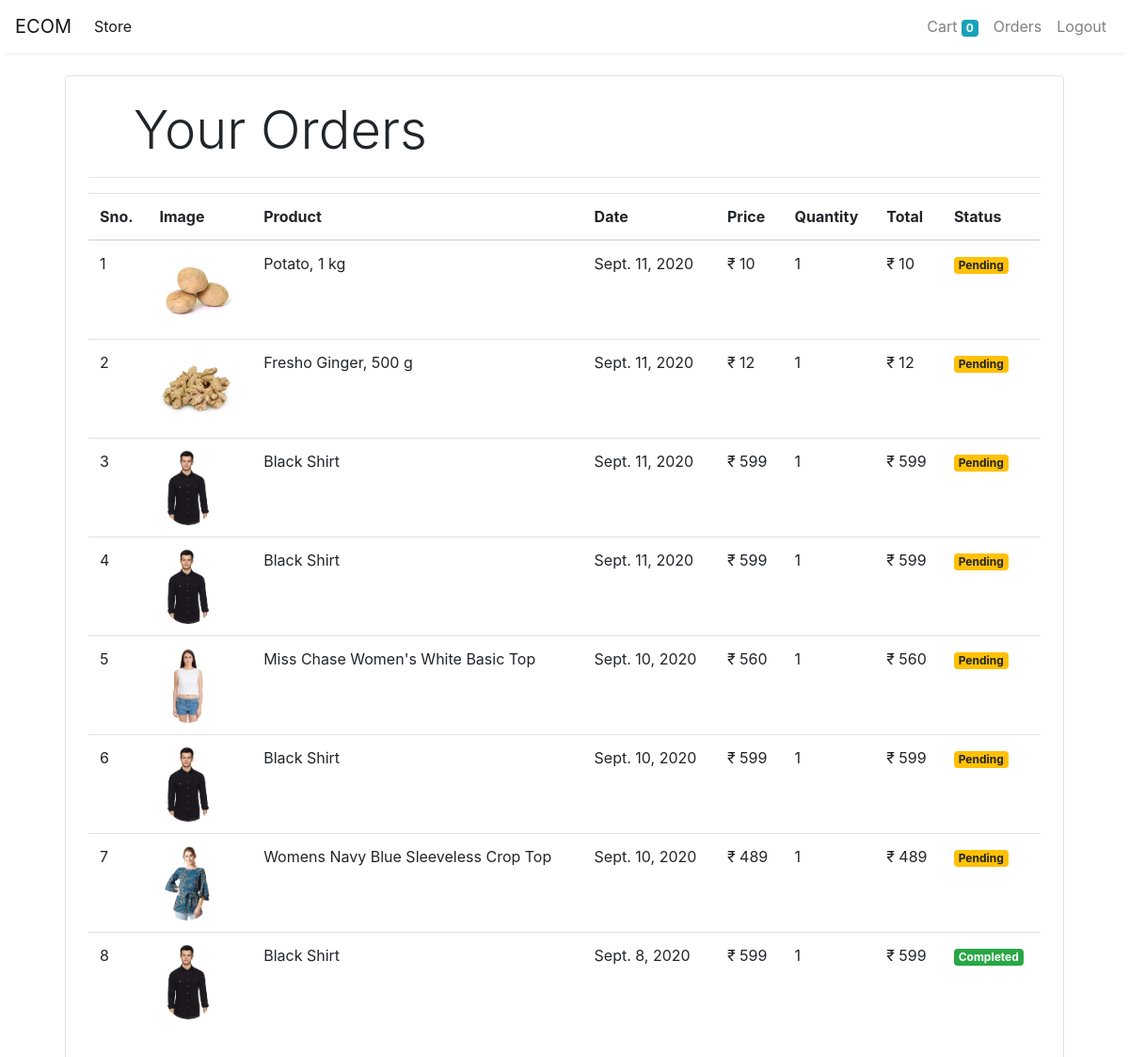
Page /orders/ (signed in) on the committed database.
### myshop/models/orders.py (models this page shows, shortened)
class Order(models.Model):
    product = models.ForeignKey(Product,
                                on_delete=models.CASCADE)
    customer = models.ForeignKey(Customer,
                                 on_delete=models.CASCADE)
    quantity = models.IntegerField(default=1)
    price = models.IntegerField()
    address = models.CharField(max_length=50, default='', blank=True)
    phone = models.CharField(max_length=50, default='', blank=True)
    date = models.DateField(default=datetime.datetime.today)
    status = models.BooleanField(default=False)
    @staticmethod
    def get_orders_by_customer(customer_id):
        return Order.objects.filter(customer=customer_id).order_by('-id')

### myshop/models/product.py (models this page shows, shortened)
class Product(models.Model):
    name = models.CharField(max_length=50)
    price = models.IntegerField(default=0)
    category = models.ForeignKey(Category, on_delete=models.CASCADE, default=1)
    seller = models.ForeignKey(Seller, on_delete=models.CASCADE, default=1)
    description = models.CharField(max_length=200, default='')
    image = models.ImageField(upload_to='uploads/products/')

### myshop/middlewares/auth.py (the view)
    def middleware(request):
        print(request.session.get('customer'))
        returnUrl = request.META['PATH_INFO']
        print(request.META['PATH_INFO'])
        if not request.session.get('customer'):
           return redirect(f'/customer_login?next={returnUrl}')
        response = get_response(request)
        return response

### myshop/templatetags/custom_filter.py (called while the page is built)
@register.filter(name='currency')
def currency(number):
    return "₹ "+ str(number)

@register.filter(name='multiply')
def multiply(number , number1):
    return number * number1

### myshop/views/orders.py (called while the page is built)
    def get(self, request):
        customer = request.session.get('customer')
        orders = Order.get_orders_by_customer(customer)
        return render(request, 'orders.html', {'orders': orders})

### myshop/templates/orders.html
{% extends 'base.html' %}
{% block content %}
{% load cart %}
{% load custom_filter %}
<div class="container">
   <div class="border rounded p-4 m-4">
        <p class="display-4 pl-4 ml-4">Your Orders</p>
        <hr>
        <table class="table">
            <thead>
                <tr>
                    <th>Sno.</th>
                    <th>Image</th>
                    <th>Product</th>
                    <th>Date</th>
                    <th>Price</th>
                    <th>Quantity</th>
                    <th>Total</th>
                    <th>Status</th>
                </tr>
            </thead>
            <tbody>
                {% for order in orders %}
                <tr>
                    <td>{{forloop.counter}}</td>
                    <td><img style="height: 80px;" class="rounded-circle" src="{{order.product.image.url}}" alt=""></td>
                    <td>{{order.product.name}}</td>
                    <td>{{order.date}}</td>
                    <td>{{order.price|currency}}</td>
                    <td>{{order.quantity}}</td>
                    <td>{{order.quantity|multiply:order.price|currency}}</td>
                    {% if order.status %}
                    <td><small class="badge badge-success">Completed</small></td>
                    {%else%}
                    <td><small class="badge badge-warning">Pending</small></td>
                    {% endif %}
                </tr>
                {% endfor %}
            </tbody>
        </table>
   </div>
</div>
{% endblock %}

### myshop/templates/base.html (shortened to what this page needs)
<!doctype html>
<html lang="en">
<head>
  <link rel="stylesheet" href="https://maxcdn.bootstrapcdn.com/bootstrap/4.0.0/css/bootstrap.min.css"
>
</head>
<body>
  <nav class="one-edge-shadow
  sticky-top navbar
  navbar-expand-lg
   navbar-light bg-white">
    <a class="navbar-brand" href="/">ECOM</a>
    <div class="collapse navbar-collapse" id="navbarSupportedContent">
      <ul class="navbar-nav mr-auto">
        <li class="nav-item active">
          <a class="nav-link" href="/">Store <span class="sr-only">(current)</span></a>
        </li>
      </ul>
      <ul class=" navbar-nav my-2 my-lg-0">
        <li class="nav-item ">
          <a class="nav-link" href="/cart">Cart
            <span class="badge badge-info">{{request.session.cart.keys|length}}</span>
            <span class="sr-only">(current)</span></a>
        </li>
        {% if request.session.customer %}
        <li class="nav-item ">
          <a class="nav-link" href="/orders">Orders<span class="sr-only">(current)</span></a>
        </li>
        <li class="nav-item ">
          <a class="nav-link" href="/logout">Logout<span class="sr-only">(current)</span></a>
        </li>
        {% endif %}
      </ul>
    </div>
  </nav>
  {% block content %}{% endblock %}
</body>
</html>

### myshop/templates/base.html (style rules this page uses)
nav { background-color: white; }
.one-edge-shadow { box-shadow: 0 8px 2px -5px rgb(246, 245, 245); }

### rows in the picture
Order: product.image (picture), product.name "Potato, 1 kg", date "Sept. 11, 2020", price "₹ 10", quantity "1", quantity|multiply "₹ 10", status "Pending"
Order: product.image (picture), product.name "Fresho Ginger, 500 g", date "Sept. 11, 2020", price "₹ 12", quantity "1", quantity|multiply "₹ 12", status "Pending"
Order: product.image (picture), product.name "Black Shirt", date "Sept. 11, 2020", price "₹ 599", quantity "1", quantity|multiply "₹ 599", status "Pending"
Order: product.image (picture), product.name "Black Shirt", date "Sept. 11, 2020", price "₹ 599", quantity "1", quantity|multiply "₹ 599", status "Pending"
Order: product.image (picture), product.name "Miss Chase Women's White Basic Top", date "Sept. 10, 2020", price "₹ 560", quantity "1", quantity|multiply "₹ 560", status "Pending"
Order: product.image (picture), product.name "Black Shirt", date "Sept. 10, 2020", price "₹ 599", quantity "1", quantity|multiply "₹ 599", status "Pending"
Order: product.image (picture), product.name "Womens Navy Blue Sleeveless Crop Top", date "Sept. 10, 2020", price "₹ 489", quantity "1", quantity|multiply "₹ 489", status "Pending"
Order: product.image (picture), product.name "Black Shirt", date "Sept. 8, 2020", price "₹ 599", quantity "1", quantity|multiply "₹ 599", status "Completed"

### other values in the picture
{{ request.session.cart.keys|length }} "0"
